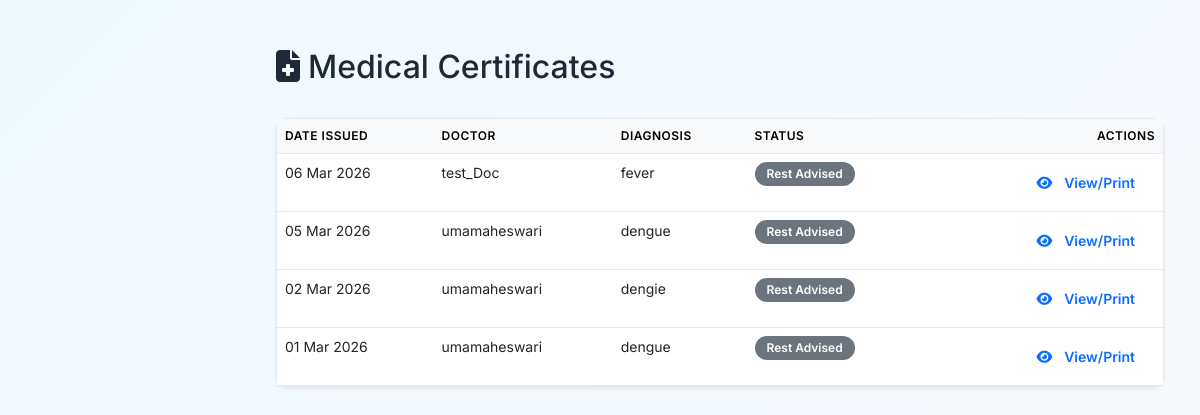
/certificates/list/ (signed in), run on the app's committed database.
### core/models.py (models this page shows, shortened)
class MedicalCertificate(models.Model):
    certificate_id = models.UUIDField(default=uuid.uuid4, editable=False, unique=True)
    patient = models.ForeignKey(User, on_delete=models.CASCADE, related_name='received_certificates')
    doctor = models.ForeignKey(User, on_delete=models.CASCADE, related_name='issued_certificates')
    diagnosis = models.TextField()
    treatment_from = models.DateField()
    treatment_to = models.DateField(null=True, blank=True)
    rest_advised_from = models.DateField(null=True, blank=True)
    rest_advised_to = models.DateField(null=True, blank=True)
    fit_to_resume_date = models.DateField(null=True, blank=True)
    additional_advice = models.TextField(blank=True)
    issued_date = models.DateField(default=timezone.now)
    created_at = models.DateTimeField(auto_now_add=True)
    updated_at = models.DateTimeField(auto_now=True)
    class Meta:
        ordering = ['-issued_date', '-created_at']
        verbose_name = "Medical Certificate"
        verbose_name_plural = "Medical Certificates"

class User(AbstractUser):
    ROLE_CHOICES = (
        ('admin', 'Admin'),
        ('doctor', 'Doctor'),
        ('researcher', 'Researcher'),
        ('patient', 'Patient'),
    )
    STATUS_CHOICES = (
        ('pending', 'Pending Approval'),
        ('approved', 'Approved'),
        ('rejected', 'Rejected'),
    )
    RISK_LEVEL_CHOICES = (
        ('low', 'Low'),
        ('medium', 'Medium'),
        ('high', 'High'),
        ('critical', 'Critical'),
    )
    role = models.CharField(max_length=20, choices=ROLE_CHOICES, default='patient')
    status = models.CharField(max_length=20, choices=STATUS_CHOICES, default='pending')
    email = models.EmailField(unique=True)
    full_name = models.CharField(max_length=255, blank=True)
    phone_regex = RegexValidator(regex=r'^\+?1?\d{9,15}$',
                                message="Phone number must be entered in the format: '+999999999'. Up to 15 digits allowed.")
    phone = models.CharField(validators=[phone_regex], max_length=17, blank=True)
    address = models.TextField(blank=True)
    date_of_birth = models.DateField(null=True, blank=True)
    profile_picture = models.ImageField(upload_to='profile_pics/', null=True, blank=True)
    specialization = models.CharField(max_length=100, blank=True)  # Doctor
    license_number = models.CharField(max_length=50, blank=True)  # Doctor
    institution = models.CharField(max_length=200, blank=True)  # Researcher
    research_area = models.TextField(blank=True)  # Researcher
    qualifications = models.CharField(max_length=255, blank=True)  # e.g., M.B.B.S, M.D.
    clinic_name = models.CharField(max_length=255, blank=True)
    clinic_address = models.TextField(blank=True)
    signature = models.ImageField(upload_to='signatures/', null=True, blank=True)
    biography = models.TextField(blank=True)
    risk_level = models.CharField(max_length=20, choices=RISK_LEVEL_CHOICES, blank=True)
    ml_confidence_score = models.FloatField(default=0.0)
    last_analysis = models.DateTimeField(null=True, blank=True)
    created_at = models.DateTimeField(auto_now_add=True)
    updated_at = models.DateTimeField(auto_now=True)
    is_verified = models.BooleanField(default=False)
    verification_token = models.UUIDField(default=uuid.uuid4, editable=False)
    class Meta:
        ordering = ['-date_joined']
    def is_doctor(self):
        return self.role == 'doctor'
    def is_patient(self):
        return self.role == 'patient'

### core/views/emr_certificate_views.py (the view)
# urls.py: path('certificates/list/', emr_certificate_views.list_certificates, name='list_certificates'),
@login_required
def list_certificates(request):
    if request.user.is_doctor():
        certificates = MedicalCertificate.objects.filter(doctor=request.user)
    elif request.user.is_patient():
        certificates = MedicalCertificate.objects.filter(patient=request.user)
    else:
         certificates = MedicalCertificate.objects.none()
    context = {
        'certificates': certificates,
        'page_title': 'Medical Certificates'
    }
    return render(request, 'core/list_certificates.html', context)

### templates/core/list_certificates.html (shortened to what this page needs)
{% extends "base.html" %}
{% block content %}
<div class="container mt-4">
    <div class="d-flex justify-content-between align-items-center mb-4">
        <h2><i class="fas fa-file-medical me-2"></i>Medical Certificates</h2>
    </div>
    <div class="card shadow-sm">
        <div class="card-body p-0">
            <div class="table-responsive">
                <table class="table table-hover mb-0">
                    <thead class="table-light">
                        <tr>
                            <th>Date Issued</th>
                            {% if user.is_doctor %}
                            <th>Patient</th>
                            {% else %}
                            <th>Doctor</th>
                            {% endif %}
                            <th>Diagnosis</th>
                            <th>Status</th>
                            <th class="text-end">Actions</th>
                        </tr>
                    </thead>
                    <tbody>
                        {% for cert in certificates %}
                        <tr>
                            <td>{{ cert.issued_date|date:"d M Y" }}</td>
                            {% if user.is_doctor %}
                            <td>{{ cert.patient.full_name|default:cert.patient.username }}</td>
                            {% else %}
                            <td>{{ cert.doctor.full_name|default:cert.doctor.username }}</td>
                            {% endif %}
                            <td>{{ cert.diagnosis|truncatechars:50 }}</td>
                            <td>
                                {% if cert.rest_advised_to %}
                                <span class="badge bg-secondary">Rest Advised</span>
                                {% else %}
                                <span class="badge bg-info">Regular</span>
                                {% endif %}
                            </td>
                            <td class="text-end">
                                <a href="{% url 'view_certificate' cert.certificate_id %}"
                                    class="btn btn-sm btn-outline-primary" target="_blank">
                                    <i class="fas fa-eye me-1"></i>View/Print
                                </a>
                            </td>
                        </tr>
                        {% empty %}
                        <tr>
                            <td colspan="5" class="text-center py-4 text-muted">
                                <i class="fas fa-info-circle me-1"></i>No medical certificates found.
                            </td>
                        </tr>
                        {% endfor %}
                    </tbody>
                </table>
            </div>
        </div>
    </div>
</div>
{% endblock %}

### templates/base.html (style rules this page uses)
:root { --primary-color: #2563eb; --primary-light: #3b82f6; --primary-dark: #1d4ed8; --secondary-color: #10b981; --secondary-light: #34d399; --accent-color: #8b5cf6; --danger-color: #ef4444; --warning-color: #f59e0b; --success-color: #10b981; --info-color: #0ea5e9; --light-bg: #f8fafc; --card-bg: #ffffff; --sidebar-bg: #ffffff; --text-primary: #1f2937; --text-secondary: #6b7280; --text-light: #9ca3af; --border-color: #e5e7eb; --shadow-sm: 0 1px 2px 0 rgba(0, 0, 0, 0.05); --shadow-md: 0 4px 6px -1px rgba(0, 0, 0, 0.1), 0 2px 4px -1px rgba(0, 0, 0, 0.06); --shadow-lg: 0 10px 15px -3px rgba(0, 0, 0, 0.1), 0 4px 6px -2px rgba(0, 0, 0, 0.05); --border-radius: 12px; --transition: all 0.3s cubic-bezier(0.4, 0, 0.2, 1); }
* { margin: 0; padding: 0; box-sizing: border-box; }
body { font-family: 'Inter', sans-serif; background: linear-gradient(135deg, #f0f9ff 0%, #f8fafc 100%); color: var(--text-primary); min-height: 100vh; }
.card { background: var(--card-bg); border: 1px solid var(--border-color); border-radius: var(--border-radius); box-shadow: var(--shadow-sm); transition: var(--transition); margin-bottom: 24px; }
.card-body { padding: 24px; }
.btn { padding: 10px 20px; border-radius: 10px; font-weight: 600; font-size: 14px; border: none; cursor: pointer; transition: var(--transition); display: inline-flex; align-items: center; gap: 8px; text-decoration: none; }
table { width: 100%; border-collapse: separate; border-spacing: 0; }
thead { background: var(--light-bg); }
th { padding: 16px 20px; text-align: left; font-weight: 600; font-size: 12px; text-transform: uppercase; color: var(--text-light); letter-spacing: 0.5px; border-bottom: 1px solid var(--border-color); }
tbody tr { transition: var(--transition); }
td { padding: 16px 20px; border-bottom: 1px solid var(--border-color); font-size: 14px; color: var(--text-primary); }
.badge { padding: 6px 12px; border-radius: 20px; font-size: 12px; font-weight: 600; display: inline-flex; align-items: center; gap: 4px; }
.btn { padding: 10px 20px; border-radius: 10px; font-weight: 600; font-size: 14px; border: none; cursor: pointer; transition: var(--transition); display: inline-flex; align-items: center; gap: 8px; }

### data on the page
MedicalCertificate: issued_date "06 Mar 2026", doctor.full_name "test_Doc", diagnosis "fever", rest_advised_to "Rest Advised"
MedicalCertificate: issued_date "05 Mar 2026", doctor.full_name "umamaheswari", diagnosis "dengue", rest_advised_to "Rest Advised"
MedicalCertificate: issued_date "02 Mar 2026", doctor.full_name "umamaheswari", diagnosis "dengie", rest_advised_to "Rest Advised"
MedicalCertificate: issued_date "01 Mar 2026", doctor.full_name "umamaheswari", diagnosis "dengue", rest_advised_to "Rest Advised"
